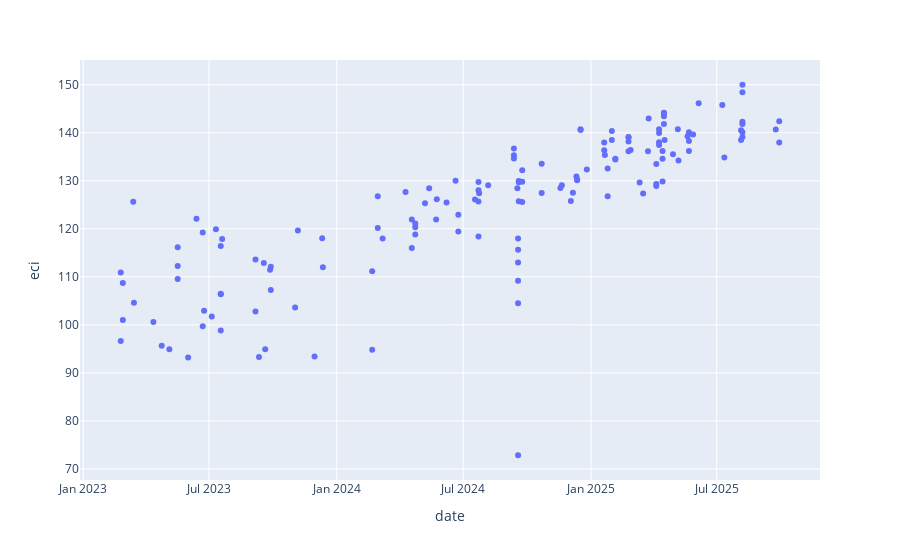

The notebook cell this image was saved under:
### Code cell
import plotly.express as px

px.scatter(
    df_cm1,
    x='date',
    y='eci',
    hover_data=['model', 'eci']
)

# px.scatter(
#     df_db1,
#     x='benchmark_release_date',
#     y='edi',
#     hover_data=['benchmark_name']
# )

### Figure 1 — Plotly figure (JSON) as saved in the notebook; plotly's stock layout.template omitted (floating-point values rounded to 4 significant figures; data arrays with more than 128 entries replaced by an {"elided": "..."} marker saying what was removed)
{"data": [{"customdata": {"elided": "147x1 str values"}, "hovertemplate": "date=%{x}<br>eci=%{y}<br>model=%{customdata[0]}<extra></extra>", "legendgroup": "", "marker": {"color": "#636efa", "symbol": "circle"}, "mode": "markers", "name": "", "orientation": "v", "showlegend": false, "type": "scatter", "x": {"elided": "147 str values"}, "xaxis": "x", "y": {"elided": "147 float values"}, "yaxis": "y"}], "layout": {"legend": {"tracegroupgap": 0}, "margin": {"t": 60}, "xaxis": {"anchor": "y", "domain": [0, 1], "title": {"text": "date"}}, "yaxis": {"anchor": "x", "domain": [0, 1], "title": {"text": "eci"}}}}
